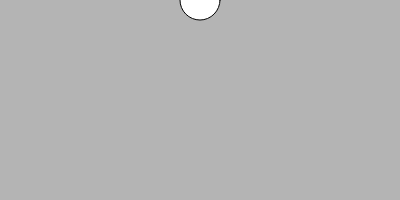
Frame 1 (no input)
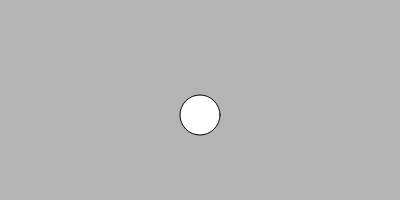
Frame 60 (no input)
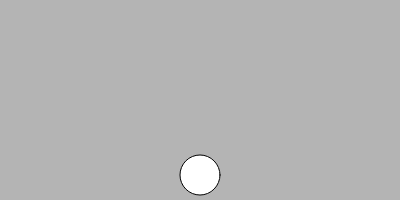
Frame 120 (the mouse pressed at the canvas centre since frame 60)

The p5.js sketch that drew these frames (run headless with seeded random() and noise() and a simulated clock; from frame 60 on, the mouse is pressed at the canvas centre):

// p5.js sketch
// ── sketch.js
let y=0; 
let velocidad=5;
function setup() 
{
  createCanvas(400, 200);
}

function draw() 
{
    background(180);
    frameRate(30);
  circle(200,y,40);
  y+=velocidad;
  if(y>height||y<0)
  {
    velocidad= -velocidad;
  }

  //line(30,20,185,185);
  //line(0,250,800,250 );
  //line(400,0,400,800 );
  //line(0,0,1280,800 );
  //line(0,500,800,0 );
  //circle (400,250,50);
  //fill(100,40,200);

  //stroke(0);
  //line(30,20,185,20 );
  //stroke(126);
  //noStroke();

  //line(30,20,185,20 );
  //line(185,20,185,175 );
  //stroke(255);
  //line(185,175,30,175 );
  //line(30,175,30,20 );
}
